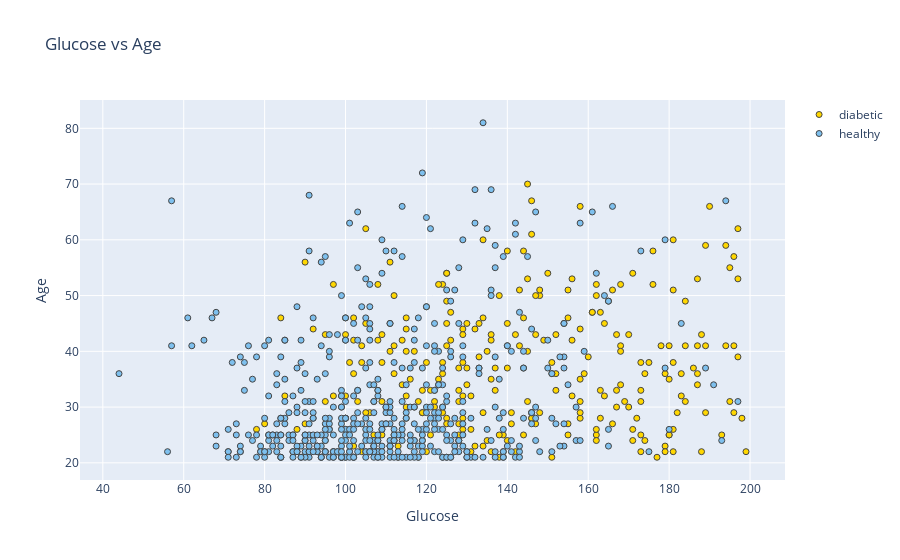

The notebook cell this image was saved under:
### Markdown cell above
### Glucose and Age

### Code cell
plot_feat1_feat2('Glucose','Age')

### Figure 1 — Plotly figure (JSON) as saved in the notebook; plotly's stock layout.template omitted (floating-point values rounded to 4 significant figures; data arrays with more than 128 entries replaced by an {"elided": "..."} marker saying what was removed)
{"data": [{"marker": {"color": "#FFD700", "line": {"width": 1}}, "mode": "markers", "name": "diabetic", "type": "scatter", "x": {"elided": "268 int values"}, "y": {"elided": "268 int values"}}, {"marker": {"color": "#7EC0EE", "line": {"width": 1}}, "mode": "markers", "name": "healthy", "type": "scatter", "x": {"elided": "500 int values"}, "y": {"elided": "500 int values"}}], "layout": {"title": {"text": "Glucose vs Age"}, "xaxis": {"title": {"text": "Glucose"}, "zeroline": false}, "yaxis": {"title": {"text": "Age"}, "zeroline": false}}}
